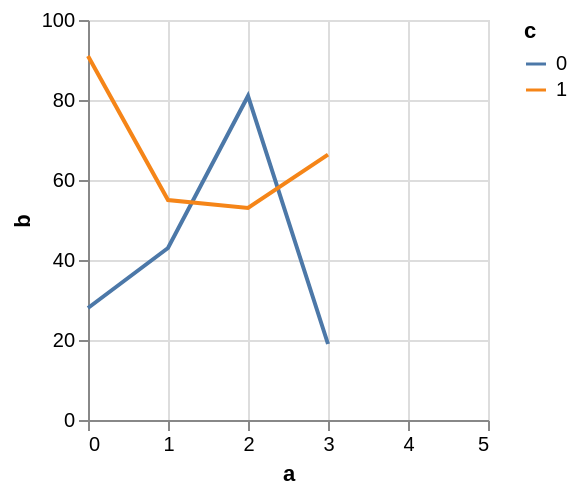

Vega-Lite specification for this chart:
### Vega specification from a JSON file in a GitHub repository (floating-point values rounded to 4 significant figures)
{"$schema": "https://vega.github.io/schema/vega/v5.json", "background": "white", "padding": 5, "width": 200, "height": 200, "style": "cell", "data": [{"name": "source_0", "values": [{"a": 0, "b": 28, "c": 0}, {"a": 0, "b": 91, "c": 1}, {"a": 1, "b": 43, "c": 0}, {"a": 1, "b": 55, "c": 1}, {"a": 2, "b": 81, "c": 0}, {"a": 2, "b": 53, "c": 1}, {"a": 3, "b": 19, "c": 0}]}, {"name": "data_0", "source": "source_0", "transform": [{"type": "formula", "expr": "toNumber(datum[\"a\"])", "as": "a"}, {"type": "impute", "field": "b", "key": "a", "method": "value", "groupby": ["c"], "value": null}, {"type": "window", "as": ["imputed_b_value"], "ops": ["mean"], "fields": ["b"], "frame": [null, null], "ignorePeers": false, "groupby": ["c"]}, {"type": "formula", "expr": "datum.b === null ? datum.imputed_b_value : datum.b", "as": "b"}]}], "marks": [{"name": "pathgroup", "type": "group", "from": {"facet": {"name": "faceted_path_main", "data": "data_0", "groupby": ["c"]}}, "encode": {"update": {"width": {"field": {"group": "width"}}, "height": {"field": {"group": "height"}}}}, "marks": [{"name": "marks", "type": "line", "style": ["line"], "sort": {"field": "datum[\"a\"]"}, "from": {"data": "faceted_path_main"}, "encode": {"update": {"stroke": {"scale": "color", "field": "c"}, "description": {"signal": "\"a\" + \": \" + (format(datum[\"a\"], \"\")) + \"; \" + \"b\" + \": \" + (format(datum[\"b\"], \"\")) + \"; \" + \"c\" + \": \" + (isValid(datum[\"c\"]) ? datum[\"c\"] : \"\"+datum[\"c\"])"}, "x": {"scale": "x", "field": "a"}, "y": {"scale": "y", "field": "b"}, "defined": {"signal": "isValid(datum[\"a\"]) && isFinite(+datum[\"a\"]) && isValid(datum[\"b\"]) && isFinite(+datum[\"b\"])"}}}}]}], "scales": [{"name": "x", "type": "linear", "domain": {"data": "data_0", "field": "a"}, "range": [0, {"signal": "width"}], "nice": 1, "zero": false}, {"name": "y", "type": "linear", "domain": {"data": "data_0", "field": "b"}, "range": [{"signal": "height"}, 0], "nice": true, "zero": true}, {"name": "color", "type": "ordinal", "domain": {"data": "data_0", "field": "c", "sort": true}, "range": "category"}], "axes": [{"scale": "x", "orient": "bottom", "gridScale": "y", "grid": true, "tickCount": {"signal": "ceil(width/40)"}, "domain": false, "labels": false, "aria": false, "maxExtent": 0, "minExtent": 0, "ticks": false, "zindex": 0}, {"scale": "y", "orient": "left", "gridScale": "x", "grid": true, "tickCount": {"signal": "ceil(height/40)"}, "domain": false, "labels": false, "aria": false, "maxExtent": 0, "minExtent": 0, "ticks": false, "zindex": 0}, {"scale": "x", "orient": "bottom", "grid": false, "title": "a", "labelFlush": true, "labelOverlap": true, "tickCount": {"signal": "ceil(width/40)"}, "zindex": 0}, {"scale": "y", "orient": "left", "grid": false, "title": "b", "labelOverlap": true, "tickCount": {"signal": "ceil(height/40)"}, "zindex": 0}], "legends": [{"stroke": "color", "symbolType": "stroke", "title": "c"}]}
